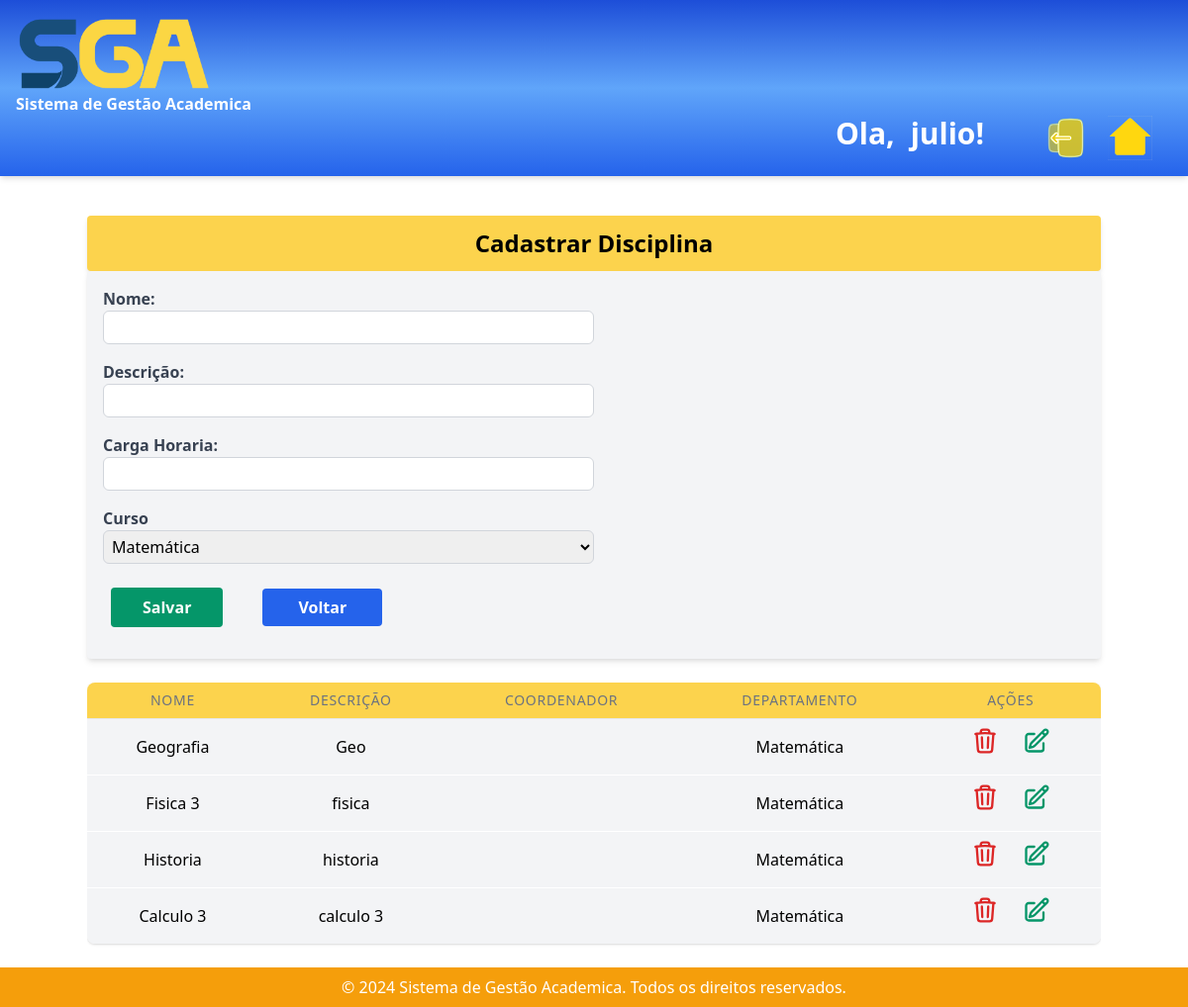
/criar_curso/ (signed in), run on an earlier commit of the app's database.
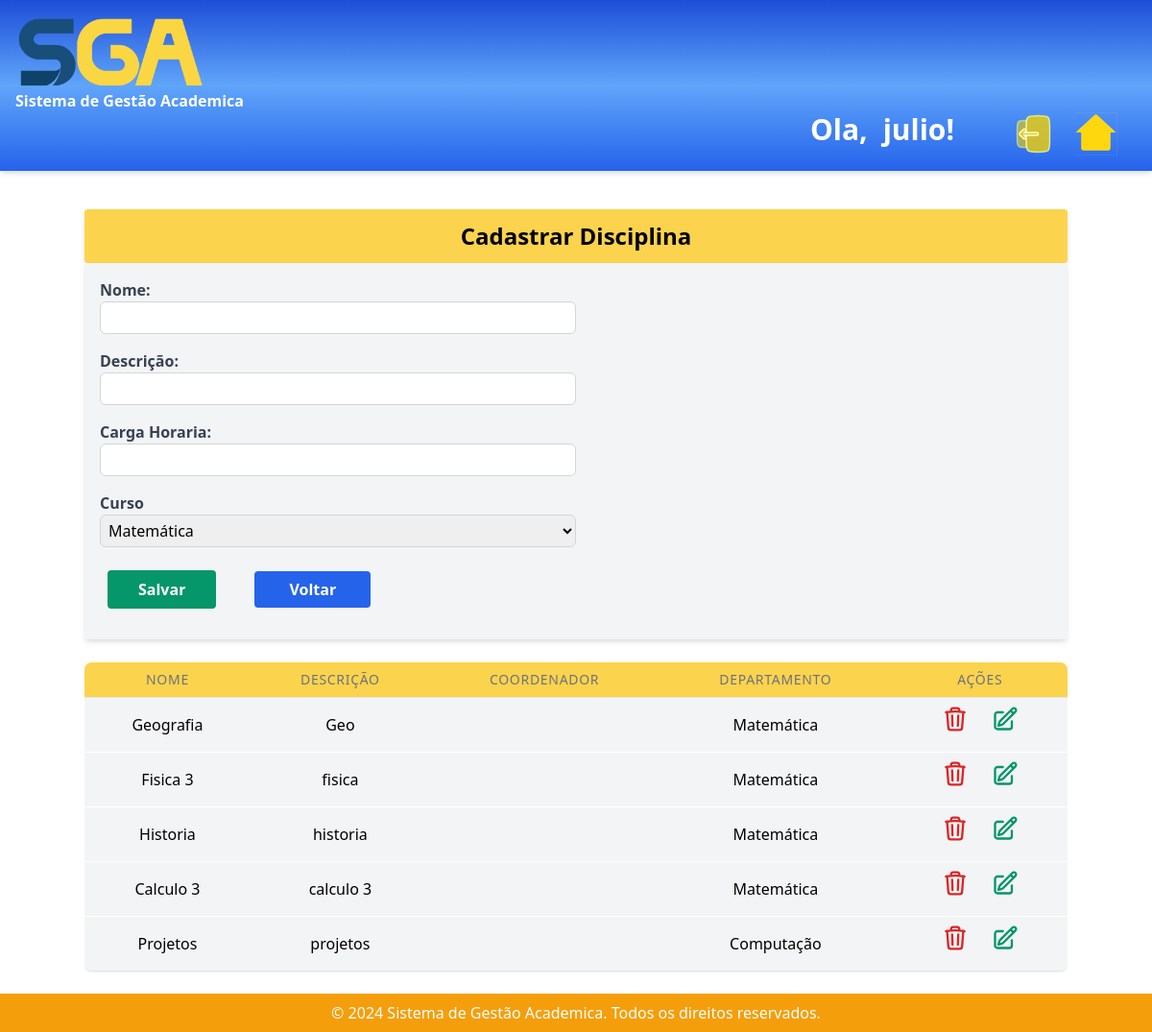
And on a later commit of the database.
### sistema_academico/models.py (models this page shows, shortened)
class Curso(models.Model):
    nome = models.CharField(max_length=100)
    descricao = models.TextField()
    nota = models.FloatField(null=True)
    situacao = models.CharField(max_length=10, null=True)
    carga_horaria = models.IntegerField()
    departamento = models.ForeignKey(Departamento, on_delete=models.CASCADE,default=1)

class Departamento(models.Model):
    nome = models.CharField(max_length=100)
    descricao = models.TextField()
    telefone = models.CharField(max_length=20, null=True, blank=True)
    email = models.EmailField()
    def __str__(self):
        return self.nome

### sistema_academico/views.py (the view, shortened to what this page needs)
# urls.py: path('criar_curso/', views.criar_curso, name='criar_curso'),
@login_required(login_url="/")
def criar_curso(request):
    cursos = Curso.objects.all()
    departamento = Departamento.objects.all()
    return render(request, 'criar_curso.html', {'cursos':cursos, 'departamento':departamento})

### sistema_academico/templates/criar_curso.html (shortened to what the changed rows need)
{% extends 'base.html' %}
{% block content %}
<div class="container mx-auto bg-yellow-300 mt-10 mb-0 p-3 shadow-md overflow-hidden sm:rounded">
  <h1 class="text-center font-bold text-2xl">Cadastrar Disciplina</h1>
</div>
<div class="container mx-auto">
  <div class="overflow-x-auto">
    <table class="min-w-full divide-y divide-gray-200 bg-white shadow overflow-hidden sm:rounded-lg mb-6">
      <thead class="bg-yellow-300 text-center">
        <tr>
          <th class="px-6 py-3 sm:px-4 sm:py-2 text-xs sm:text-sm font-medium text-gray-500 uppercase tracking-wider">Nome</th>
          <th class="px-6 py-3 sm:px-4 sm:py-2 text-xs sm:text-sm font-medium text-gray-500 uppercase tracking-wider">Descrição</th>
          <th class="px-6 py-3 sm:px-4 sm:py-2 text-xs sm:text-sm font-medium text-gray-500 uppercase tracking-wider">Coordenador</th>
          <th class="px-6 py-3 sm:px-4 sm:py-2 text-xs sm:text-sm font-medium text-gray-500 uppercase tracking-wider">Departamento</th>
          <th class="px-6 py-3 sm:px-4 sm:py-2 text-xs sm:text-sm font-medium text-gray-500 uppercase tracking-wider">Ações</th>
        </tr>
      </thead>
      <tbody class="bg-gray-100 divide-y divide-white text-center">
        {% for curso in cursos %}
        <tr>
          <td class="px-6 py-4 sm:px-4 sm:py-2 whitespace-nowrap">{{ curso.nome }}</td>
          <td class="px-6 py-6 sm:px-6 sm:py-4 whitespace-nowrap">{{ curso.descricao }}</td>
          <td class="px-6 py-6 sm:px-6 sm:py-4 whitespace-nowrap">{{ curso.coordenador }}</td>
          <td class="px-6 py-6 sm:px-6 sm:py-4 whitespace-nowrap">{{ curso.departamento }}</td>
          <td class="px-6 py-4 sm:px-4 sm:py-2 whitespace-nowrap flex justify-center items-center space-x-6 sm:space-x-6">
            <a href="{% url 'delete_curso' curso.id %}" class="text-red-600 hover:text-red-400">
            </a>
            <a href="{% url 'edite_curso' curso.id %}" class="text-green-600 hover:text-green-400">
            </a>
          </td>
        </tr>
        {% empty %}
        <tr>
          <td colspan="8" class="px-6 py-4 sm:px-4 sm:py-2 whitespace-nowrap">Nenhum Aluno encontrado.</td>
        </tr>
        {% endfor %}
      </tbody>
    </table>
  </div>
</div>
{% endblock %}

What changed in the data, as far as the page shows it:
added Curso: nome "Projetos", descricao "projetos", departamento "Computação"
